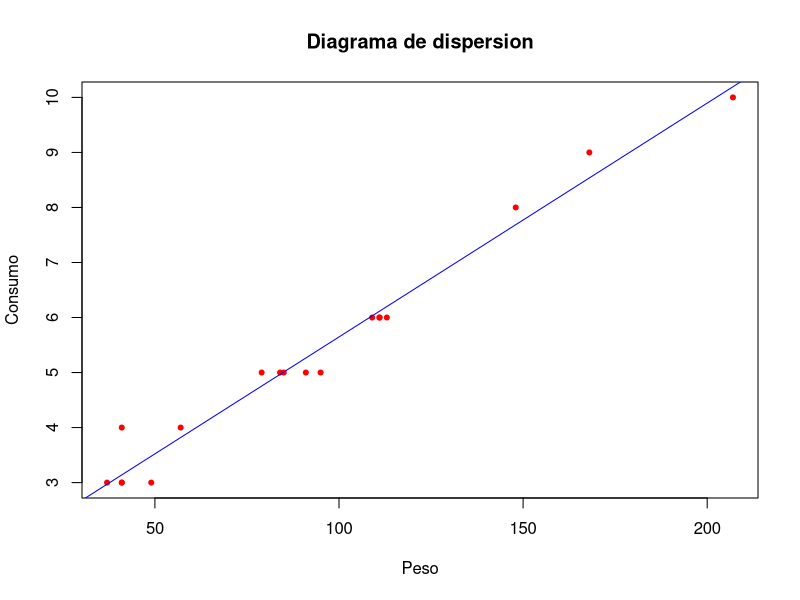
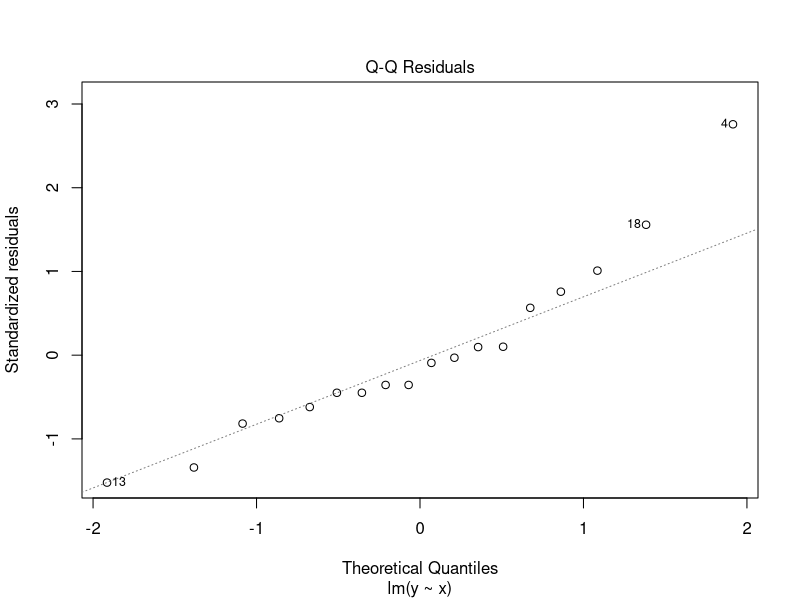
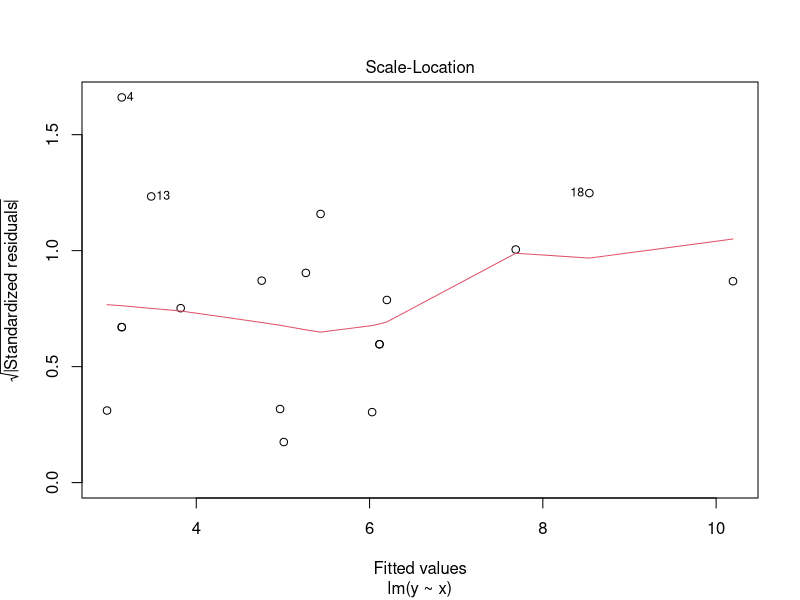

Write the R code that produced these figures, in order.
## ---- chunk 1
knitr::opts_chunk$set(echo = TRUE)
## ---- chunk 2

library(readxl)

# file.choose()
## ---- chunk 3
#ruta_excel = "C:/Users/User/Downloads/2023-1/Estadistica_Aplicada/Sesion05/canes.xlsx"
#excel_sheets(ruta_excel)

## ---- chunk 4
data = read_excel("canes.xlsx", sheet="Hoja1")

data = data[-1]
data = as.data.frame(data)
data
## ---- chunk 5
x = data$Peso
y = data$Consumo

modelo = lm(y ~ x)

modelo$coefficients

plot(y ~ x, pch=20, col="red", xlab="Peso", ylab="Consumo", main="Diagrama de dispersion")

abline(modelo,col="blue")
## ---- chunk 6

anova(modelo)  # analysis of variance

## ---- chunk 7

library(lmtest)

dwtest(modelo)

## ---- chunk 8

residuos = resid(modelo)

shapiro.test(x = residuos)

## ---- chunk 9
plot(modelo, 2)

## ---- chunk 10

library(lmtest)

bptest(modelo)

## ---- chunk 11

plot(x = modelo, which = 3)

